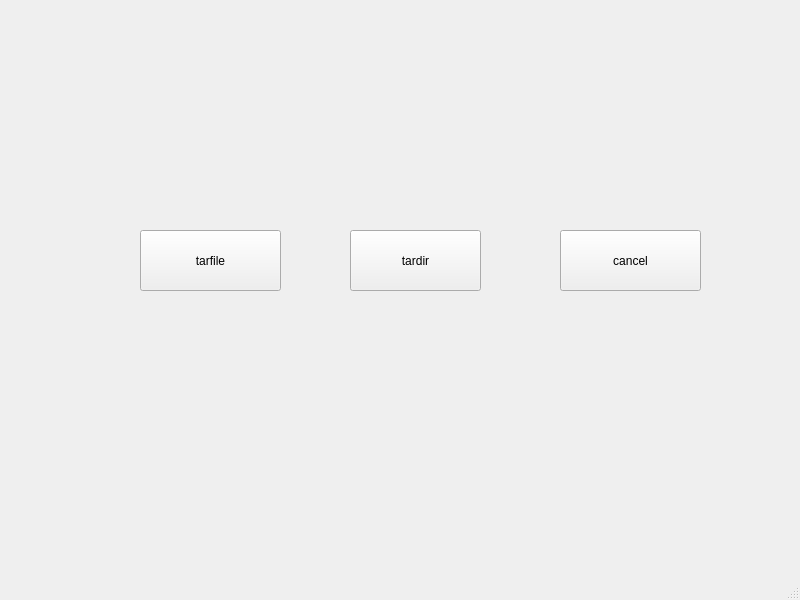
<?xml version="1.0" encoding="UTF-8"?>
<ui version="4.0">
 <class>select</class>
 <widget class="QMainWindow" name="select">
  <property name="geometry">
   <rect>
    <x>0</x>
    <y>0</y>
    <width>800</width>
    <height>600</height>
   </rect>
  </property>
  <property name="windowTitle">
   <string>MainWindow</string>
  </property>
  <widget class="QWidget" name="centralwidget">
   <widget class="QPushButton" name="tarfile">
    <property name="geometry">
     <rect>
      <x>140</x>
      <y>230</y>
      <width>141</width>
      <height>61</height>
     </rect>
    </property>
    <property name="text">
     <string>tarfile</string>
    </property>
   </widget>
   <widget class="QPushButton" name="tardir">
    <property name="geometry">
     <rect>
      <x>350</x>
      <y>230</y>
      <width>131</width>
      <height>61</height>
     </rect>
    </property>
    <property name="text">
     <string>tardir</string>
    </property>
   </widget>
   <widget class="QPushButton" name="cancel">
    <property name="geometry">
     <rect>
      <x>560</x>
      <y>230</y>
      <width>141</width>
      <height>61</height>
     </rect>
    </property>
    <property name="text">
     <string>cancel</string>
    </property>
   </widget>
  </widget>
  <widget class="QMenuBar" name="menubar">
   <property name="geometry">
    <rect>
     <x>0</x>
     <y>0</y>
     <width>800</width>
     <height>21</height>
    </rect>
   </property>
  </widget>
  <widget class="QStatusBar" name="statusbar"/>
 </widget>
 <resources/>
 <connections/>
</ui>
